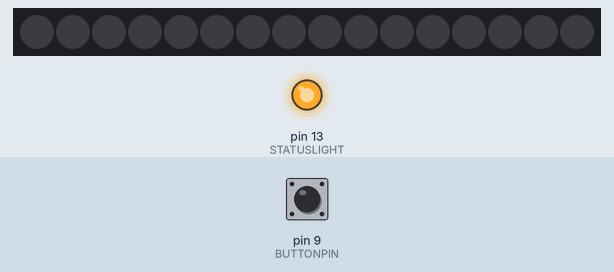
Recording of a sketch running on a simulated Arduino Uno, built with avr-gcc and run on an emulated ATmega328P. Shown: 16 RGB LEDs in strip order, left to right, output pins drawn as LEDs (lit = HIGH). The inputs (shaded band) are chosen by the test bench; at power-on: pin 9 (BUTTONPIN) HIGH. Dim RGB values are drawn brighter than linear; the strip is taken to match the declared colour order; random numbers use the default seed unless the sketch sets one.

Above: at 1.2 s.
1.3 s: pin 9 (BUTTONPIN) pulled LOW for 0.15 s
At 1.31 s:
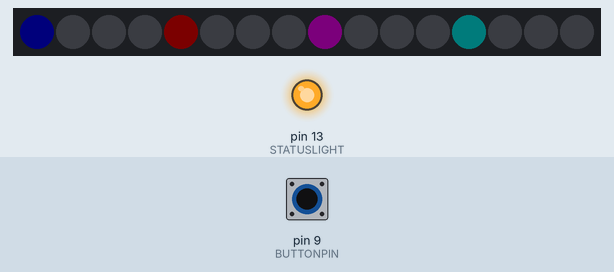
At 1.67 s:
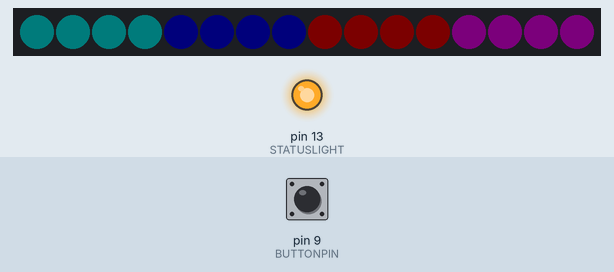
Timing chart, 0 to 4.3 s (numbered marks = the images above; inputs shaded):
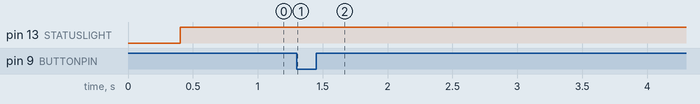

The sketch:

monsterScanner.ino
```cpp
#include <Adafruit_NeoPixel.h>

// Pin 13 has an LED connected on most Arduino boards:
// use this pin to give device status
// BEGIN STATUS LIGHT GLOBAL VARS...
int STATUSLIGHT = 13;
int STATBRIGHTNESS = 25;
int MAXBRIGHTNESS = 250;
int MINBRIGHTNESS = 25;
int STATDIRECTION = 1; // 1 is up, 0 is down
// END STATUS LIGHT GLOBAL VARS...

// BEGIN SCANNER ARRAY GLOBAL VARS...
#define SIGNALPIN   7
// Parameter 1 = number of pixels in strip
// Parameter 2 = Arduino pin number (most are valid)
// Parameter 3 = pixel type flags, add together as needed:
//   NEO_KHZ800  800 KHz bitstream (most NeoPixel products w/WS2812 LEDs)
//   NEO_KHZ400  400 KHz (classic 'v1' (not v2) FLORA pixels, WS2811 drivers)
//   NEO_GRB     Pixels are wired for GRB bitstream (most NeoPixel products)
//   NEO_RGB     Pixels are wired for RGB bitstream (v1 FLORA pixels, not v2)
Adafruit_NeoPixel strip = Adafruit_NeoPixel(16, SIGNALPIN, NEO_RGBW + NEO_KHZ800);
// IMPORTANT: To reduce NeoPixel burnout risk, add 1000 uF capacitor across
// pixel power leads, add 300 - 500 Ohm resistor on first pixel's data input
// and minimize distance between Arduino and first pixel.  Avoid connecting
// on a live circuit...if you must, connect GND first.
// END SCANNER ARRAY GLOBAL VARS...

// BEGIN BUTTON GLOBAL VARS...
#define BUTTONPIN  9
int buttonState = 0;
// END BUTTON GLOBAL VARS...

void setup()
{  // initialize the digital pin as an output.
  pinMode(STATUSLIGHT, OUTPUT);

  strip.begin();
  strip.setBrightness(5);
  strip.show();

  pinMode(BUTTONPIN, INPUT);
  digitalWrite(BUTTONPIN, HIGH);

}

void loop()
{
  pulseStatus();

  buttonState = digitalRead(BUTTONPIN);

  if(buttonState == LOW)
  {
    scanning();
    allClear();
  }

  delay(20);
}

// ################################################################
// ################################################################
// ###
// ### BEGIN MISC FUNCTION DEFINITIONS...
// ###
// ################################################################
// ################################################################

void pulseStatus()
{
  if (STATBRIGHTNESS < MINBRIGHTNESS)
  {
    STATDIRECTION = 1;
  }
  else if (STATBRIGHTNESS > MAXBRIGHTNESS)
  {
    STATDIRECTION = 0;
  }

  if (STATDIRECTION > 0)
  {
    STATBRIGHTNESS += 5;
  }
  else
  {
    STATBRIGHTNESS -= 5;
  }
  analogWrite(STATUSLIGHT, STATBRIGHTNESS);
}

void scanning()
{
  int i = 0;
  int x = 4;
  int y = 8;
  int z = 12;
  int loops = 0;

  // for a random number of iterations between 7 and 25...
  for(loops = 0; loops < random(17,45); loops++)
  {
    // chase around the ring
    for(i = 0; i < strip.numPixels(); i++)
    {
      strip.setPixelColor(i, strip.Color(0,0,150));
      strip.setPixelColor(x, strip.Color(150,0,0));
      strip.setPixelColor(y, strip.Color(150,0,150));
      strip.setPixelColor(z, strip.Color(0,150,150));

      if(x == 15){ x = 0; } else{ x++; }
      if(y == 15){ y = 0; } else{ y++; }
      if(z == 15){ z = 0; } else{ z++; }

      strip.show();
      delay(50);
    }
  }
}

void allClear()
{
  int i = 0;
  int y = 0;

  for(y = 0; y <= 6; y++)
  {
    for(i = 0; i < strip.numPixels(); i++)
    {
      strip.setPixelColor(i, strip.Color(150,0,0));
    }
    strip.show();
    delay(250);

    for(i = 0; i < strip.numPixels(); i++)
    {
      strip.setPixelColor(i, strip.Color(0,0,0));
    }
    strip.show();
    delay(250);
  }
}
//// Slightly different, this makes the rainbow equally distributed throughout
//void rainbowCycle(uint8_t wait) {
//  uint16_t i, j;
//
//  // for(j=0; j<256*5; j++) { // 5 cycles of all colors on wheel
//  for(j=0; j<256; j++) { // 5 cycles of all colors on wheel
//    for(i=0; i< strip.numPixels(); i++) {
//      strip.setPixelColor(i, Wheel(((i * 256 / strip.numPixels()) + j) & 255));
//    }
//    strip.show();
//    delay(wait);
//  }
//}
//
//// Input a value 0 to 255 to get a color value.
//// The colours are a transition r - g - b - back to r.
//uint32_t Wheel(byte WheelPos) {
//  if(WheelPos < 85) {
//   return strip.Color(WheelPos * 3, 255 - WheelPos * 3, 0);
//  } else if(WheelPos < 170) {
//   WheelPos -= 85;
//   return strip.Color(255 - WheelPos * 3, 0, WheelPos * 3);
//  } else {
//   WheelPos -= 170;
//   return strip.Color(0, WheelPos * 3, 255 - WheelPos * 3);
//  }
//}
```

Measured:
- after the input at 1.3 s, the LEDs: change at once (image 1)
